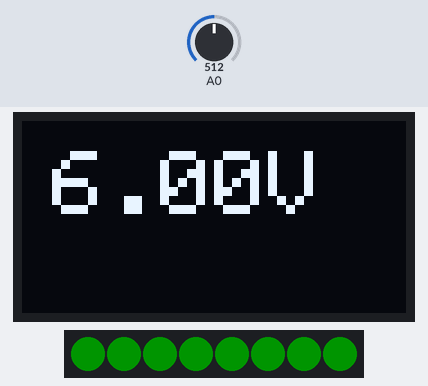
Simulated run of this sketch. Board: Arduino Uno, built with avr-gcc and run on an emulated ATmega328P. On the bench: 128×64 one-colour display, 8 RGB LEDs in strip order, left to right. Inputs (shaded band) come from the test bench; at power-on: A0 = 512. Dim RGB values are drawn brighter than linear; what the sketch prints to the serial monitor is not drawn.

Above: at 1.1 s.

The sketch:

22j.ino
```cpp
#include <Adafruit_SSD1306.h>
#include <Adafruit_NeoPixel.h>

#define PIN 4
#define NUMPIXELS 8
Adafruit_NeoPixel pixels = Adafruit_NeoPixel(NUMPIXELS, PIN);

Adafruit_SSD1306 display(A4);

int interval = 1000;
long previousMillis = 0;
long currentMillis = 0;

void setup() {
  Serial.begin(9600);
  display.begin(SSD1306_SWITCHCAPVCC, 0x3C);
  display.clearDisplay();
  pixels.begin();
}

void loop() {
  currentMillis = millis();
  if (currentMillis - previousMillis > interval) {
    previousMillis = currentMillis;
    float read_val = analogRead(A0);
    display_func(read_val);
  }
}

void display_func(float volt_sensor_val) {
  float temp = volt_sensor_val / 4.092;
  float volt = temp / 100;
  float power = volt * volt / 100;
  Serial.println(volt);
  if (volt < 6) {
    volt = 6;
  }

  int gauge = map(volt, 0, 6, 0, 8);
  for (int i = 0; i < NUMPIXELS; i++) {
    if (i <= gauge) {
      pixels.setPixelColor(i, pixels.Color(0, 255, 0));
    } else {
      pixels.setPixelColor(i, pixels.Color(0, 0, 0));
    }
  }
  delay(10);

  pixels.setBrightness(20);
  pixels.show();

  display.setTextSize(3);
  display.setTextColor(WHITE);
  display.setCursor(10, 10);
  display.print(volt);
  display.print("V");
  display.display();
  display.clearDisplay();
}
```
